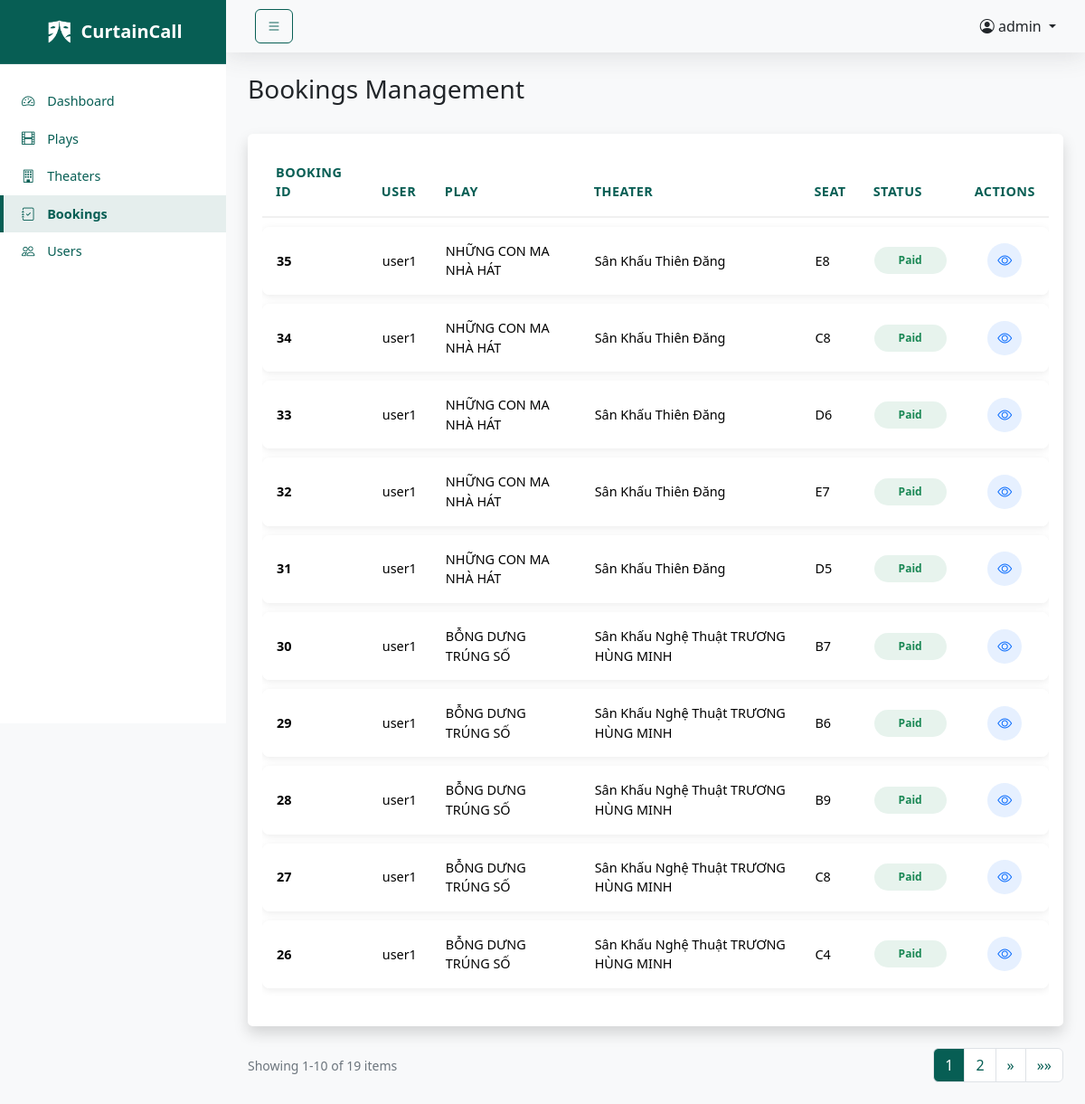
Screenshot of /index.php?route=admin/bookings (signed in) with the database file from the repository.
### tables this page shows
CREATE TABLE `bookings` (
  `booking_id` int(11) NOT NULL,
  `user_id` int(11) NOT NULL,
  `play_id` varchar(5) NOT NULL,
  `theater_id` varchar(3) NOT NULL,
  `seat_id` varchar(3) NOT NULL,
  `status` enum('Pending','Paid','Expired','Cancelled') DEFAULT 'Pending',
  `expires_at` datetime NOT NULL,
  `created_at` timestamp NOT NULL DEFAULT current_timestamp(),
  `updated_at` timestamp NOT NULL DEFAULT current_timestamp() ON UPDATE current_timestamp(),
  `amount` decimal(10,2) NOT NULL DEFAULT 0.00,
  `schedule_date` date DEFAULT NULL
);

CREATE TABLE `users` (
  `user_id` int(11) NOT NULL,
  `username` varchar(30) NOT NULL,
  `password` varchar(255) NOT NULL,
  `email` varchar(30) NOT NULL,
  `created_at` timestamp NOT NULL DEFAULT current_timestamp(),
  `name` varchar(100) DEFAULT NULL,
  `phone` varchar(15) DEFAULT NULL,
  `address` text DEFAULT NULL,
  `avatar` varchar(255) DEFAULT 'public/images/avatars/default.png',
  `reset_token` varchar(255) DEFAULT NULL,
  `reset_expires` datetime DEFAULT NULL,
  `google_id` varchar(100) DEFAULT NULL
);

CREATE TABLE `plays` (
  `play_id` varchar(5) NOT NULL,
  `title` varchar(255) NOT NULL,
  `description` text NOT NULL,
  `image` varchar(255) NOT NULL,
  `theater_id` varchar(3) NOT NULL,
  `views` int(11) DEFAULT 0
);

CREATE TABLE `theaters` (
  `theater_id` varchar(3) NOT NULL,
  `name` varchar(255) NOT NULL,
  `location` varchar(255) NOT NULL
);

### controllers/BookingController.php (called while the page is built, shortened)
<?php
require_once 'models/Booking.php';
class BookingController
{
    private $bookingModel;
    public function __construct($conn)
    {
        $this->bookingModel = new Booking($conn);
    }
    public function bookings() {
        $page = isset($_GET['page']) ? max(1, intval($_GET['page'])) : 1;
        $per_page = 10;
        $result = $this->bookingModel->getPaginatedBookings($page, $per_page);
        $bookings = $result['bookings'];
        $pagination = $result['pagination'];
        include 'views/admin/layouts/header.php';
        include 'views/admin/bookings/bookings.php';
        include 'views/admin/layouts/footer.php';
    }
}

### models/Booking.php (called while the page is built, shortened)
<?php
class Booking {
    private $conn;
    public function __construct($conn) {
        $this->conn = $conn;
    }
    public function getPaginatedBookings($page = 1, $per_page = 10) {
        try {
            $offset = ($page - 1) * $per_page;
            $countStmt = $this->conn->prepare("SELECT COUNT(*) as total FROM bookings");
            $countStmt->execute();
            $total = $countStmt->get_result()->fetch_assoc()['total'];
            $stmt = $this->conn->prepare("
                SELECT b.*, u.username, p.title as play_title, t.name as theater_name
                FROM bookings b
                JOIN users u ON b.user_id = u.user_id
                JOIN plays p ON b.play_id = p.play_id
                JOIN theaters t ON b.theater_id = t.theater_id
                ORDER BY b.created_at DESC
                LIMIT ? OFFSET ?
            ");
            $stmt->bind_param("ii", $per_page, $offset);
            $stmt->execute();
            $result = $stmt->get_result();
            $bookings = [];
            while ($row = $result->fetch_assoc()) {
                $bookings[] = $row;
            }
            return [
                'bookings' => $bookings,
                'pagination' => [
                    'total' => $total,
                    'per_page' => $per_page,
                    'current_page' => $page,
                    'last_page' => ceil($total / $per_page)
                ]
            ];
        } catch (Exception $e) {
            error_log("Error in getPaginatedBookings: " . $e->getMessage());
            return [
                'bookings' => [],
                'pagination' => [
                    'total' => 0,
                    'per_page' => $per_page,
                    'current_page' => 1,
                    'last_page' => 1
                ]
            ];
        }
    }
}

### views/admin/bookings/bookings.php (the view)
<div class="d-flex justify-content-between align-items-center mb-4 fade-in">
    <h1 class="h3">Bookings Management</h1>
</div>
<div class="card shadow mb-4 fade-in" style="animation-delay: 0.1s;">
    <div class="card-body">
        <div class="table-responsive">
            <table class="table table-modern" id="bookingsTable">
                <thead>
                    <tr>
                        <th>Booking ID</th>
                        <th>User</th>
                        <th>Play</th>
                        <th>Theater</th>
                        <th>Seat</th>
                        <th>Status</th>
                        <th class="text-center">Actions</th>
                    </tr>
                </thead>
                <tbody>
                    <?php if (empty($bookings)): ?>
                        <tr>
                            <td colspan="7" class="text-center empty-table">
                                <i class="bi bi-exclamation-circle"></i>
                                <p>No bookings found</p>
                            </td>
                        </tr>
                    <?php else: ?>
                        <?php foreach ($bookings as $index => $booking): ?>
                            <tr style="animation-delay: <?= 0.1 + ($index * 0.05) ?>s;" class="fade-in">
                                <td class="booking-id"><?= htmlspecialchars($booking['booking_id']) ?></td>
                                <td><?= htmlspecialchars($booking['username']) ?></td>
                                <td><?= htmlspecialchars($booking['play_title']) ?></td>
                                <td><?= htmlspecialchars($booking['theater_name']) ?></td>
                                <td><?= htmlspecialchars($booking['seat_id']) ?></td>
                                <td>
                                    <span class="status-badge status-<?= strtolower($booking['status']) ?>">
                                        <?= htmlspecialchars($booking['status']) ?>
                                    </span>
                                </td>
                                <td class="text-center action-buttons">
                                    <a href="<?= BASE_URL ?>index.php?route=admin/viewBooking&id=<?= $booking['booking_id'] ?>"
                                        class="btn btn-icon btn-view" data-bs-toggle="tooltip" title="View">
                                        <i class="bi bi-eye"></i>
                                    </a>
                                </td>
                            </tr>
                        <?php endforeach; ?>
                    <?php endif; ?>
                </tbody>
            </table>
        </div>
    </div>
</div>
<?php if (!empty($bookings) && $pagination['last_page'] > 1): ?>
    <?php include 'views/admin/pagination.php'; ?>
<?php endif; ?>

### public/css/admin.css (style rules this page uses)
:root { --primary-color: #075E54; --secondary-color: #6c757d; --success-color: #198754; --danger-color: #dc3545; --sidebar-width: 250px; --sidebar-collapsed-width: 100px; --header-height: 60px; --footer-height: 40px; --accent-color: #AFE3CE; }
body { font-family: 'Segoe UI', Tahoma, Geneva, Verdana, sans-serif; background-color: #f8f9fa; }
.card { margin-bottom: 24px; border: none; box-shadow: 0 0.15rem 1.75rem 0 rgba(58, 59, 69, 0.15); border-radius: 0.35rem; }
.table { font-size: 0.9rem; color: #212529; }

### public/css/admin-dashboard.css (style rules this page uses)
.status-badge { padding: 6px 12px; border-radius: 20px; font-size: 0.75rem; font-weight: 600; display: inline-block; text-align: center; min-width: 80px; }
.status-paid { background-color: rgba(25, 135, 84, 0.1); color: #198754; }

### public/css/admin-allplays.css (style rules this page uses)
.card { transition: all 0.3s ease; }
.fade-in { animation: fadeIn 0.8s ease-in-out; }
.card.shadow { transition: box-shadow 0.3s ease, transform 0.3s ease; }
.table-modern { border-collapse: separate; border-spacing: 0 10px; margin-top: -10px; }
.table-modern thead th { border: none; color: #075E54; font-weight: 600; padding: 16px 15px; font-size: 0.9rem; text-transform: uppercase; letter-spacing: 0.5px; background-color: transparent; font-family: 'Poppins', 'Segoe UI', sans-serif; border-bottom: 2px solid #f0f0f0; transition: none; }
.table-modern thead th::after, #playsTable thead th::after { display: none; }
.table-modern tbody tr { box-shadow: 0 2px 8px rgba(0,0,0,0.08); border-radius: 8px; background-color: white; margin-bottom: 10px; transition: background-color 0.2s ease; }
.table-modern tbody td { border: none; padding: 16px; vertical-align: middle; }
.table-modern tbody tr td:first-child { border-top-left-radius: 8px; border-bottom-left-radius: 8px; }
.table-modern tbody tr td:last-child { border-top-right-radius: 8px; border-bottom-right-radius: 8px; }
.table-modern tbody tr, #playsTable tbody tr { animation-delay: 0s !important; }
.table-modern thead tr, #playsTable thead tr { animation: none; transition: none; box-shadow: none; }
.action-buttons { white-space: nowrap; }
.btn-icon { width: 38px; height: 38px; padding: 0; display: inline-flex; align-items: center; justify-content: center; border-radius: 50%; margin: 0 3px; border: none; transition: background-color 0.2s ease; }
.btn-icon i { font-size: 1rem; }
.btn-view { background-color: rgba(13, 110, 253, 0.1); color: #0d6efd; }
.fade-in { animation: simpleFadeIn 0.4s ease-in-out; }

### public/css/admin-allbookings.css (style rules this page uses)
.booking-id { font-family: 'Poppins', 'Segoe UI', sans-serif; font-weight: 600; color: #075E54; font-size: 0.9rem; }
.status-badge { padding: 6px 12px; border-radius: 20px; font-size: 0.75rem; font-weight: 600; display: inline-block; text-align: center; min-width: 80px; }
.status-badge.status-paid { background-color: rgba(25, 135, 84, 0.1); color: #198754; }
.status-badge { transition: all 0.3s ease; }
#bookingsTable tbody tr { transition: transform 0.2s ease-in-out, box-shadow 0.2s ease-in-out, background-color 0.2s ease; }
#bookingsTable tbody tr { animation-delay: 0s !important; }
#bookingsTable td { transition: background-color 0.15s ease; }
#bookingsTable .action-buttons .btn-icon { transition: transform 0.2s ease, background-color 0.2s ease; }

### rows the page displays
bookings: booking_id "35", user.username "user1", plays.title "NHỮNG CON MA NHÀ HÁT", theaters.name "Sân Khấu Thiên Đăng", seat "E8", status "Paid"
bookings: booking_id "34", user.username "user1", plays.title "NHỮNG CON MA NHÀ HÁT", theaters.name "Sân Khấu Thiên Đăng", seat "C8", status "Paid"
bookings: booking_id "33", user.username "user1", plays.title "NHỮNG CON MA NHÀ HÁT", theaters.name "Sân Khấu Thiên Đăng", seat "D6", status "Paid"
bookings: booking_id "32", user.username "user1", plays.title "NHỮNG CON MA NHÀ HÁT", theaters.name "Sân Khấu Thiên Đăng", seat "E7", status "Paid"
bookings: booking_id "31", user.username "user1", plays.title "NHỮNG CON MA NHÀ HÁT", theaters.name "Sân Khấu Thiên Đăng", seat "D5", status "Paid"
bookings: booking_id "30", user.username "user1", plays.title "BỖNG DƯNG TRÚNG SỐ", theaters.name "Sân Khấu Nghệ Thuật TRƯƠNG HÙNG MINH", seat "B7", status "Paid"
bookings: booking_id "29", user.username "user1", plays.title "BỖNG DƯNG TRÚNG SỐ", theaters.name "Sân Khấu Nghệ Thuật TRƯƠNG HÙNG MINH", seat "B6", status "Paid"
bookings: booking_id "28", user.username "user1", plays.title "BỖNG DƯNG TRÚNG SỐ", theaters.name "Sân Khấu Nghệ Thuật TRƯƠNG HÙNG MINH", seat "B9", status "Paid"
bookings: booking_id "27", user.username "user1", plays.title "BỖNG DƯNG TRÚNG SỐ", theaters.name "Sân Khấu Nghệ Thuật TRƯƠNG HÙNG MINH", seat "C8", status "Paid"
bookings: booking_id "26", user.username "user1", plays.title "BỖNG DƯNG TRÚNG SỐ", theaters.name "Sân Khấu Nghệ Thuật TRƯƠNG HÙNG MINH", seat "C4", status "Paid"

### other values shown
$_SESSION['admin']['username'] "admin"
$pagination['total'] "19"
